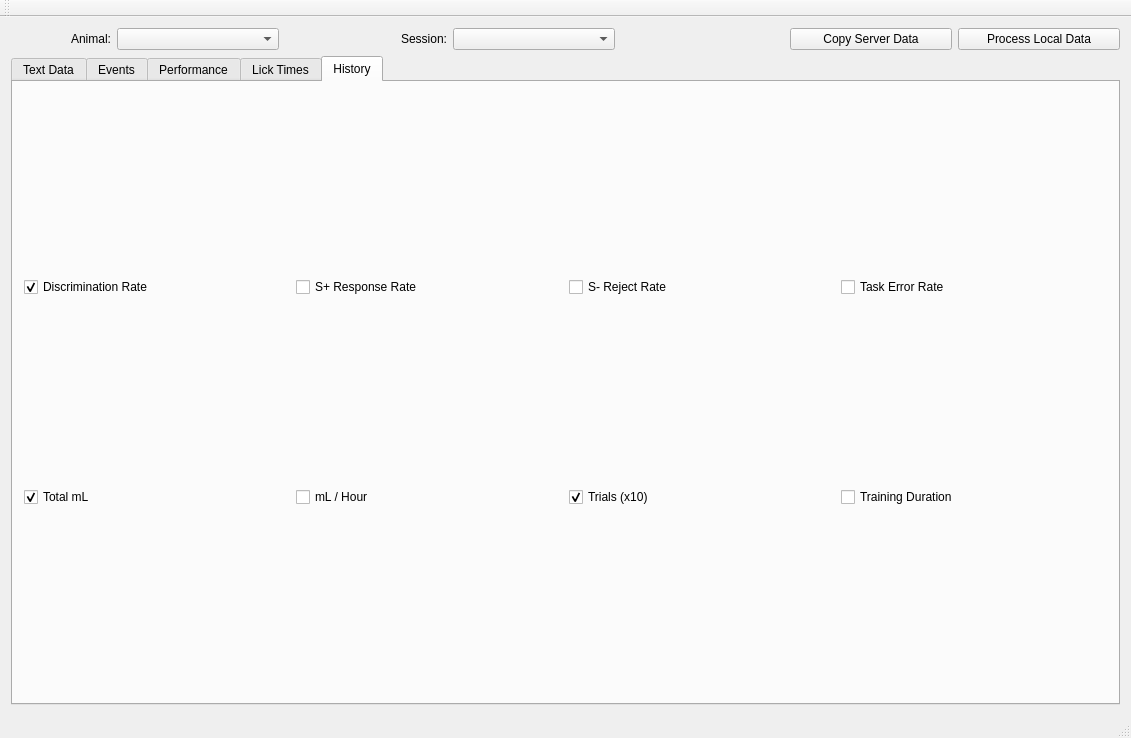
<?xml version="1.0" encoding="UTF-8"?>
<ui version="4.0">
 <class>MainWindow</class>
 <widget class="QMainWindow" name="MainWindow">
  <property name="geometry">
   <rect>
    <x>0</x>
    <y>0</y>
    <width>1131</width>
    <height>738</height>
   </rect>
  </property>
  <property name="windowTitle">
   <string>ShrewDriver</string>
  </property>
  <widget class="QWidget" name="centralWidget">
   <layout class="QGridLayout" name="gridLayout_3">
    <item row="0" column="0">
     <widget class="QLabel" name="label">
      <property name="maximumSize">
       <size>
        <width>100</width>
        <height>16777215</height>
       </size>
      </property>
      <property name="text">
       <string>Animal:</string>
      </property>
      <property name="alignment">
       <set>Qt::AlignRight|Qt::AlignTrailing|Qt::AlignVCenter</set>
      </property>
     </widget>
    </item>
    <item row="1" column="0" colspan="7">
     <widget class="QTabWidget" name="graphTabs">
      <property name="currentIndex">
       <number>4</number>
      </property>
      <widget class="QWidget" name="tab">
       <attribute name="title">
        <string>Text Data</string>
       </attribute>
       <layout class="QGridLayout" name="gridLayout_2">
        <item row="0" column="0">
         <widget class="QLabel" name="label_2">
          <property name="font">
           <font>
            <pointsize>10</pointsize>
           </font>
          </property>
          <property name="text">
           <string>Results:</string>
          </property>
         </widget>
        </item>
        <item row="0" column="1">
         <widget class="QLabel" name="label_3">
          <property name="font">
           <font>
            <pointsize>10</pointsize>
           </font>
          </property>
          <property name="text">
           <string>Settings:</string>
          </property>
         </widget>
        </item>
        <item row="0" column="2">
         <widget class="QLabel" name="label_5">
          <property name="font">
           <font>
            <pointsize>10</pointsize>
           </font>
          </property>
          <property name="text">
           <string>Log file:</string>
          </property>
         </widget>
        </item>
        <item row="1" column="0">
         <widget class="QTextEdit" name="txtResults"/>
        </item>
        <item row="1" column="1">
         <widget class="QTextEdit" name="txtSettings"/>
        </item>
        <item row="1" column="2">
         <widget class="QTextEdit" name="txtLogFile"/>
        </item>
       </layout>
      </widget>
      <widget class="QWidget" name="tabEvents">
       <attribute name="title">
        <string>Events</string>
       </attribute>
       <layout class="QGridLayout" name="tabEventsLayout"/>
      </widget>
      <widget class="QWidget" name="tabPerformance">
       <attribute name="title">
        <string>Performance</string>
       </attribute>
       <layout class="QGridLayout" name="tabPerformanceLayout">
        <item row="0" column="0">
         <widget class="QCheckBox" name="chkDiscriminationRatePerf">
          <property name="text">
           <string>Discrimination Rate</string>
          </property>
          <property name="checked">
           <bool>true</bool>
          </property>
         </widget>
        </item>
        <item row="0" column="1">
         <widget class="QCheckBox" name="chkTaskErrorRatePerf">
          <property name="text">
           <string>Task Error Rate</string>
          </property>
          <property name="checked">
           <bool>false</bool>
          </property>
         </widget>
        </item>
        <item row="0" column="2">
         <widget class="QCheckBox" name="chkTrialsPerHourPerf">
          <property name="text">
           <string>Trials (x10) / Hour</string>
          </property>
          <property name="checked">
           <bool>true</bool>
          </property>
         </widget>
        </item>
        <item row="0" column="3">
         <widget class="QCheckBox" name="chkTotalmLPerf">
          <property name="text">
           <string>Total mL</string>
          </property>
          <property name="checked">
           <bool>true</bool>
          </property>
         </widget>
        </item>
       </layout>
      </widget>
      <widget class="QWidget" name="tabLickTimes">
       <attribute name="title">
        <string>Lick Times</string>
       </attribute>
       <layout class="QGridLayout" name="gridLayout">
        <item row="0" column="1">
         <widget class="QRadioButton" name="rdoTrialNumber">
          <property name="text">
           <string>Trial Number</string>
          </property>
          <property name="checked">
           <bool>false</bool>
          </property>
         </widget>
        </item>
        <item row="0" column="2">
         <widget class="QRadioButton" name="rdoHistogram">
          <property name="text">
           <string>Histogram</string>
          </property>
          <property name="checked">
           <bool>true</bool>
          </property>
         </widget>
        </item>
        <item row="0" column="0">
         <widget class="QLabel" name="label_6">
          <property name="text">
           <string>Y-axis:</string>
          </property>
          <property name="alignment">
           <set>Qt::AlignLeading|Qt::AlignLeft|Qt::AlignVCenter</set>
          </property>
         </widget>
        </item>
        <item row="1" column="0" colspan="3">
         <widget class="QFrame" name="lickPlotFrame">
          <property name="sizePolicy">
           <sizepolicy hsizetype="Expanding" vsizetype="Expanding">
            <horstretch>0</horstretch>
            <verstretch>0</verstretch>
           </sizepolicy>
          </property>
          <property name="palette">
           <palette>
            <active>
             <colorrole role="Base">
              <brush brushstyle="SolidPattern">
               <color alpha="255">
                <red>0</red>
                <green>0</green>
                <blue>0</blue>
               </color>
              </brush>
             </colorrole>
             <colorrole role="Window">
              <brush brushstyle="SolidPattern">
               <color alpha="255">
                <red>0</red>
                <green>0</green>
                <blue>0</blue>
               </color>
              </brush>
             </colorrole>
            </active>
            <inactive>
             <colorrole role="Base">
              <brush brushstyle="SolidPattern">
               <color alpha="255">
                <red>0</red>
                <green>0</green>
                <blue>0</blue>
               </color>
              </brush>
             </colorrole>
             <colorrole role="Window">
              <brush brushstyle="SolidPattern">
               <color alpha="255">
                <red>0</red>
                <green>0</green>
                <blue>0</blue>
               </color>
              </brush>
             </colorrole>
            </inactive>
            <disabled>
             <colorrole role="Base">
              <brush brushstyle="SolidPattern">
               <color alpha="255">
                <red>0</red>
                <green>0</green>
                <blue>0</blue>
               </color>
              </brush>
             </colorrole>
             <colorrole role="Window">
              <brush brushstyle="SolidPattern">
               <color alpha="255">
                <red>0</red>
                <green>0</green>
                <blue>0</blue>
               </color>
              </brush>
             </colorrole>
            </disabled>
           </palette>
          </property>
          <property name="autoFillBackground">
           <bool>true</bool>
          </property>
          <property name="frameShape">
           <enum>QFrame::StyledPanel</enum>
          </property>
          <property name="frameShadow">
           <enum>QFrame::Plain</enum>
          </property>
          <layout class="QGridLayout" name="lickPlotFrameLayout"/>
         </widget>
        </item>
       </layout>
      </widget>
      <widget class="QWidget" name="tabHistory">
       <attribute name="title">
        <string>History</string>
       </attribute>
       <layout class="QGridLayout" name="tabHistoryLayout">
        <item row="0" column="0">
         <widget class="QCheckBox" name="chkDiscriminationRateHist">
          <property name="text">
           <string>Discrimination Rate</string>
          </property>
          <property name="checked">
           <bool>true</bool>
          </property>
         </widget>
        </item>
        <item row="0" column="1">
         <widget class="QCheckBox" name="chkSPlusResponseRateHist">
          <property name="text">
           <string>S+ Response Rate</string>
          </property>
         </widget>
        </item>
        <item row="0" column="2">
         <widget class="QCheckBox" name="chkSMinusRejectRateHist">
          <property name="text">
           <string>S- Reject Rate</string>
          </property>
         </widget>
        </item>
        <item row="0" column="3">
         <widget class="QCheckBox" name="chkTaskErrorRateHist">
          <property name="autoFillBackground">
           <bool>false</bool>
          </property>
          <property name="text">
           <string>Task Error Rate</string>
          </property>
          <property name="checked">
           <bool>false</bool>
          </property>
         </widget>
        </item>
        <item row="1" column="0">
         <widget class="QCheckBox" name="chkTotalmLHist">
          <property name="text">
           <string>Total mL</string>
          </property>
          <property name="checked">
           <bool>true</bool>
          </property>
         </widget>
        </item>
        <item row="1" column="1">
         <widget class="QCheckBox" name="chkmLPerHourHist">
          <property name="text">
           <string>mL / Hour</string>
          </property>
          <property name="checked">
           <bool>false</bool>
          </property>
         </widget>
        </item>
        <item row="1" column="2">
         <widget class="QCheckBox" name="chkTrialsHist">
          <property name="text">
           <string>Trials (x10)</string>
          </property>
          <property name="checked">
           <bool>true</bool>
          </property>
         </widget>
        </item>
        <item row="1" column="3">
         <widget class="QCheckBox" name="chkTrainingDurationHist">
          <property name="text">
           <string>Training Duration</string>
          </property>
         </widget>
        </item>
       </layout>
      </widget>
     </widget>
    </item>
    <item row="0" column="1">
     <widget class="QComboBox" name="cmbAnimal"/>
    </item>
    <item row="0" column="3">
     <widget class="QComboBox" name="cmbSession">
      <property name="maximumSize">
       <size>
        <width>300</width>
        <height>16777215</height>
       </size>
      </property>
     </widget>
    </item>
    <item row="0" column="5">
     <widget class="QPushButton" name="btnCopyServerData">
      <property name="text">
       <string>Copy Server Data</string>
      </property>
     </widget>
    </item>
    <item row="0" column="6">
     <widget class="QPushButton" name="btnProcessLocalData">
      <property name="text">
       <string>Process Local Data</string>
      </property>
     </widget>
    </item>
    <item row="0" column="2">
     <widget class="QLabel" name="label_4">
      <property name="text">
       <string> Session:</string>
      </property>
      <property name="alignment">
       <set>Qt::AlignRight|Qt::AlignTrailing|Qt::AlignVCenter</set>
      </property>
     </widget>
    </item>
   </layout>
  </widget>
  <widget class="QMenuBar" name="menuBar">
   <property name="geometry">
    <rect>
     <x>0</x>
     <y>0</y>
     <width>1131</width>
     <height>21</height>
    </rect>
   </property>
  </widget>
  <widget class="QToolBar" name="mainToolBar">
   <attribute name="toolBarArea">
    <enum>TopToolBarArea</enum>
   </attribute>
   <attribute name="toolBarBreak">
    <bool>false</bool>
   </attribute>
  </widget>
  <widget class="QStatusBar" name="statusBar"/>
 </widget>
 <layoutdefault spacing="6" margin="11"/>
 <resources/>
 <connections/>
</ui>
